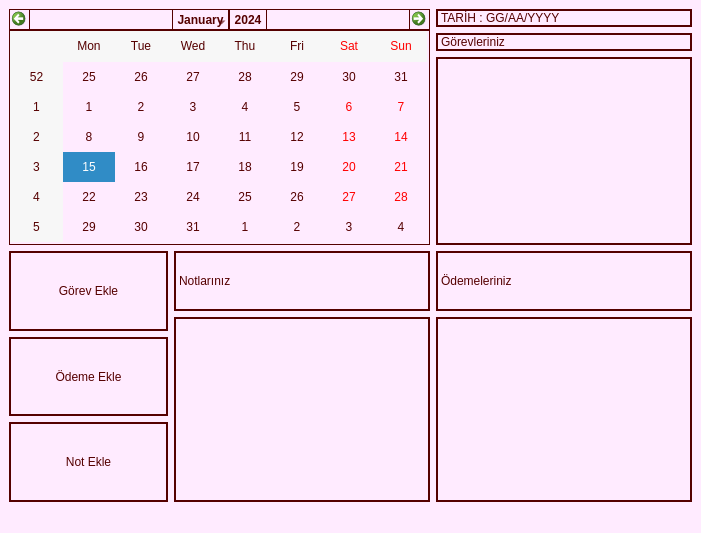
<?xml version="1.0" encoding="UTF-8"?>
<ui version="4.0">
 <class>MainWindow</class>
 <widget class="QMainWindow" name="MainWindow">
  <property name="geometry">
   <rect>
    <x>0</x>
    <y>0</y>
    <width>701</width>
    <height>533</height>
   </rect>
  </property>
  <property name="windowTitle">
   <string>MainWindow</string>
  </property>
  <property name="styleSheet">
   <string notr="true">background-color: rgb(255, 235, 255);</string>
  </property>
  <widget class="QWidget" name="centralwidget">
   <layout class="QGridLayout" name="gridLayout_2">
    <item row="0" column="0">
     <layout class="QGridLayout" name="gridLayout">
      <item row="3" column="2">
       <widget class="QLabel" name="paymentlbl">
        <property name="sizePolicy">
         <sizepolicy hsizetype="Expanding" vsizetype="Expanding">
          <horstretch>0</horstretch>
          <verstretch>0</verstretch>
         </sizepolicy>
        </property>
        <property name="styleSheet">
         <string notr="true">background-color: rgb(255, 235, 255);
border : 2px solid rgb(85, 0, 0);
font:14pt &quot;Britannic Bold&quot;;
color : rgb(85, 0, 0);

</string>
        </property>
        <property name="text">
         <string>Ödemeleriniz</string>
        </property>
       </widget>
      </item>
      <item row="0" column="2">
       <layout class="QVBoxLayout" name="dateVL">
        <item>
         <widget class="QLabel" name="datelbl">
          <property name="sizePolicy">
           <sizepolicy hsizetype="Expanding" vsizetype="Expanding">
            <horstretch>0</horstretch>
            <verstretch>0</verstretch>
           </sizepolicy>
          </property>
          <property name="styleSheet">
           <string notr="true">background-color: rgb(255, 235, 255);
border : 2px solid rgb(85, 0, 0);
font:14pt &quot;Britannic Bold&quot;;
color : rgb(85, 0, 0);

</string>
          </property>
          <property name="text">
           <string>TARİH : GG/AA/YYYY</string>
          </property>
         </widget>
        </item>
       </layout>
      </item>
      <item row="1" column="2">
       <widget class="QLabel" name="tasklbl">
        <property name="sizePolicy">
         <sizepolicy hsizetype="Expanding" vsizetype="Expanding">
          <horstretch>0</horstretch>
          <verstretch>0</verstretch>
         </sizepolicy>
        </property>
        <property name="styleSheet">
         <string notr="true">background-color: rgb(255, 235, 255);
border : 2px solid rgb(85, 0, 0);
font:14pt &quot;Britannic Bold&quot;;
color : rgb(85, 0, 0);

</string>
        </property>
        <property name="text">
         <string>Görevleriniz</string>
        </property>
       </widget>
      </item>
      <item row="0" column="0" rowspan="3" colspan="2">
       <layout class="QVBoxLayout" name="calenderVL">
        <item>
         <widget class="QCalendarWidget" name="calenderlbl">
          <property name="sizePolicy">
           <sizepolicy hsizetype="Expanding" vsizetype="Expanding">
            <horstretch>0</horstretch>
            <verstretch>0</verstretch>
           </sizepolicy>
          </property>
          <property name="styleSheet">
           <string notr="true">
font:8pt &quot;Britannic Bold&quot;;
color : rgb(85, 0, 0);
background-color: rgb(255, 235, 255);
border : 1px solid rgb(85, 0, 0);
</string>
          </property>
         </widget>
        </item>
       </layout>
      </item>
      <item row="3" column="1">
       <widget class="QLabel" name="notelbl">
        <property name="sizePolicy">
         <sizepolicy hsizetype="Expanding" vsizetype="Expanding">
          <horstretch>0</horstretch>
          <verstretch>0</verstretch>
         </sizepolicy>
        </property>
        <property name="styleSheet">
         <string notr="true">background-color: rgb(255, 235, 255);
border : 2px solid rgb(85, 0, 0);
font:14pt &quot;Britannic Bold&quot;;
color : rgb(85, 0, 0);


</string>
        </property>
        <property name="text">
         <string>Notlarınız</string>
        </property>
       </widget>
      </item>
      <item row="3" column="0" rowspan="3">
       <layout class="QVBoxLayout" name="butVL">
        <item>
         <widget class="QPushButton" name="taskBut">
          <property name="sizePolicy">
           <sizepolicy hsizetype="Expanding" vsizetype="Expanding">
            <horstretch>0</horstretch>
            <verstretch>0</verstretch>
           </sizepolicy>
          </property>
          <property name="styleSheet">
           <string notr="true">color : rgb(85, 0, 0);
font: 87 italic 10pt &quot;Segoe UI Black&quot;;
background-color: rgb(255, 235, 255);
border : 2px solid rgb(85, 0, 0);</string>
          </property>
          <property name="text">
           <string>Görev Ekle</string>
          </property>
         </widget>
        </item>
        <item>
         <widget class="QPushButton" name="paymentBut">
          <property name="sizePolicy">
           <sizepolicy hsizetype="Expanding" vsizetype="Expanding">
            <horstretch>0</horstretch>
            <verstretch>0</verstretch>
           </sizepolicy>
          </property>
          <property name="styleSheet">
           <string notr="true">color : rgb(85, 0, 0);
font: 87 italic 10pt &quot;Segoe UI Black&quot;;
background-color: rgb(255, 235, 255);
border : 2px solid rgb(85, 0, 0);</string>
          </property>
          <property name="text">
           <string>Ödeme Ekle</string>
          </property>
         </widget>
        </item>
        <item>
         <widget class="QPushButton" name="noteBut">
          <property name="sizePolicy">
           <sizepolicy hsizetype="Expanding" vsizetype="Expanding">
            <horstretch>0</horstretch>
            <verstretch>0</verstretch>
           </sizepolicy>
          </property>
          <property name="styleSheet">
           <string notr="true">color : rgb(85, 0, 0);
font: 87 italic 10pt &quot;Segoe UI Black&quot;;
background-color: rgb(255, 235, 255);
border : 2px solid rgb(85, 0, 0);</string>
          </property>
          <property name="text">
           <string>Not Ekle</string>
          </property>
         </widget>
        </item>
       </layout>
      </item>
      <item row="4" column="1" rowspan="2">
       <widget class="QListWidget" name="listWidget">
        <property name="styleSheet">
         <string notr="true">background-color: rgb(255, 235, 255);
font: 87 8pt &quot;Arial Black&quot;;
border : 2px solid rgb(85, 0, 0);

</string>
        </property>
       </widget>
      </item>
      <item row="2" column="2">
       <widget class="QListWidget" name="listWidget_3">
        <property name="styleSheet">
         <string notr="true">background-color: rgb(255, 235, 255);
font: 87 8pt &quot;Arial Black&quot;;
border : 2px solid rgb(85, 0, 0);

</string>
        </property>
       </widget>
      </item>
      <item row="4" column="2" rowspan="2">
       <widget class="QListWidget" name="listWidget_2">
        <property name="styleSheet">
         <string notr="true">background-color: rgb(255, 235, 255);
font: 87 8pt &quot;Arial Black&quot;;
border : 2px solid rgb(85, 0, 0);

</string>
        </property>
       </widget>
      </item>
     </layout>
    </item>
   </layout>
  </widget>
  <widget class="QMenuBar" name="menubar">
   <property name="geometry">
    <rect>
     <x>0</x>
     <y>0</y>
     <width>701</width>
     <height>21</height>
    </rect>
   </property>
  </widget>
  <widget class="QStatusBar" name="statusbar"/>
 </widget>
 <resources/>
 <connections/>
</ui>
